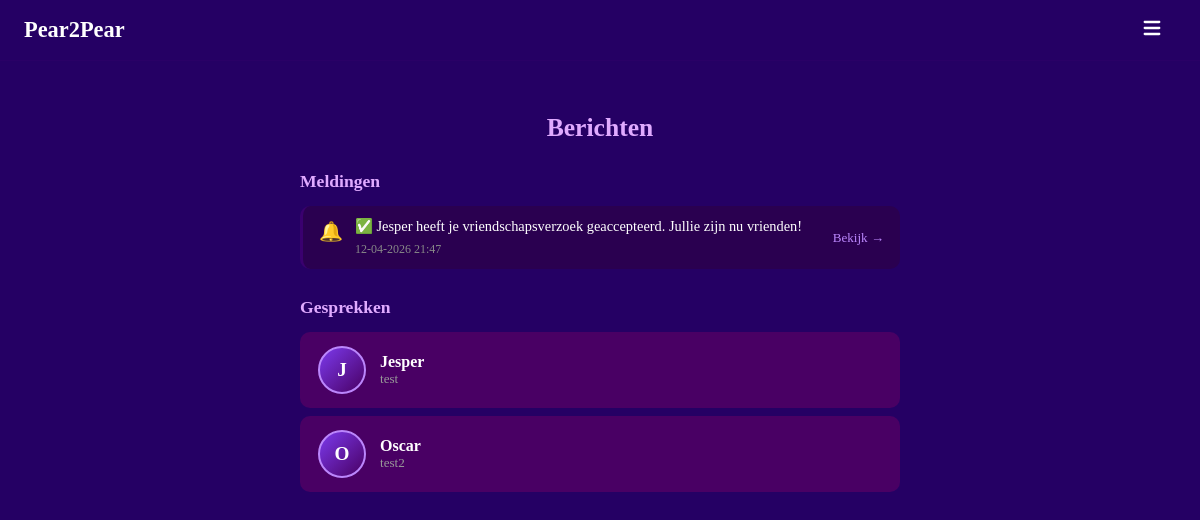
Before: /messages (signed in) with the older database file.
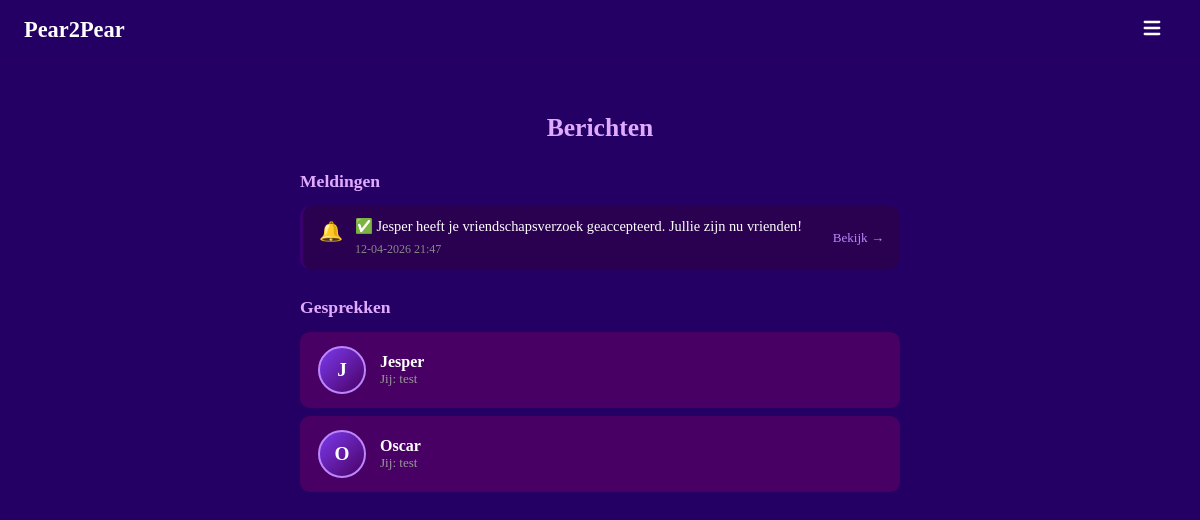
After: the same page with the newer database file.
### models.py (models this page shows, shortened)
class Message(db.Model):
    __tablename__ = "messages"
    id          = db.Column(db.Integer, primary_key=True)
    sender_id   = db.Column(db.Integer, db.ForeignKey("users.id"), nullable=False)
    receiver_id = db.Column(db.Integer, db.ForeignKey("users.id"), nullable=False)
    body        = db.Column(db.Text, nullable=False)
    read        = db.Column(db.Boolean, default=False)
    created_at  = db.Column(db.DateTime, default=datetime.utcnow)
    sender   = db.relationship("User", foreign_keys=[sender_id],   backref="sent_messages")
    receiver = db.relationship("User", foreign_keys=[receiver_id], backref="received_messages")

class User(UserMixin, db.Model):
    __tablename__ = "users"
    id            = db.Column(db.Integer, primary_key=True)
    username      = db.Column(db.String(30),  unique=True, nullable=False, index=True)
    email         = db.Column(db.String(120), unique=True, nullable=False, index=True)
    password_hash = db.Column(db.String(256), nullable=False)
    created_at    = db.Column(db.DateTime, default=datetime.utcnow, nullable=False)
    last_login    = db.Column(db.DateTime, default=datetime.utcnow, nullable=False)
    age            = db.Column(db.Integer,     nullable=True)
    avatar         = db.Column(db.String(200),   nullable=True)
    location       = db.Column(db.String(100), nullable=True)
    is_public      = db.Column(db.Boolean, default=True,  nullable=False)
    friends_public = db.Column(db.Boolean, default=False, nullable=False)
    sent_requests     = db.relationship("Friendship", foreign_keys=[Friendship.from_id], backref="from_user", lazy="dynamic")
    received_requests = db.relationship("Friendship", foreign_keys=[Friendship.to_id],   backref="to_user",   lazy="dynamic")
    notifications     = db.relationship("Notification", foreign_keys=[Notification.user_id], backref="owner", lazy="dynamic", order_by=Notification.created_at.desc())
    def pending_received(self):
        reqs = Friendship.query.filter_by(to_id=self.id, status="pending").all()
        return User.query.filter(User.id.in_([r.from_id for r in reqs])).all()
    def unread_message_count(self):
        return Message.query.filter_by(receiver_id=self.id, read=False).count()
    def unread_notification_count(self):
        return Notification.query.filter_by(user_id=self.id, read=False).count()
    def total_inbox_count(self):
        return self.unread_message_count() + self.unread_notification_count()

### main.py (the view)
    @app.route("/messages")
    @login_required
    def messages():
        notifs = current_user.notifications.all()
        for n in notifs:
            if not n.read:
                n.read = True
        db.session.commit()
        all_msgs = Message.query.filter(
            (Message.sender_id == current_user.id) | (Message.receiver_id == current_user.id)
        ).order_by(Message.created_at.desc()).all()
        conversations = {}
        for msg in all_msgs:
            partner_id = msg.receiver_id if msg.sender_id == current_user.id else msg.sender_id
            if partner_id not in conversations:
                conversations[partner_id] = {
                    "user":   db.session.get(User, partner_id),
                    "latest": msg,
                    "unread": 0,
                }
            if msg.receiver_id == current_user.id and not msg.read:
                conversations[partner_id]["unread"] += 1
        return render_template("messages.html", notifs=notifs, conversations=list(conversations.values()))

### templates/messages.html (shortened to what this page needs)
{% extends "base.html" %}
{% block content %}
<div class="messages-page">
    <h2 class="profiles-title">Berichten</h2>
    {% if notifs %}
    <div class="notif-section">
        <h3 class="section-title">Meldingen</h3>
        {% for n in notifs %}
        <div class="notif-item {% if not n.read %}notif-item--unread{% endif %}">
            <span class="notif-icon">🔔</span>
            <div class="notif-body">
                <p>{{ n.body }}</p>
                <span class="notif-time">{{ n.created_at.strftime('%d-%m-%Y %H:%M') }}</span>
            </div>
            {% if n.link %}
            <a href="{{ n.link }}" class="notif-link">Bekijk →</a>
            {% endif %}
        </div>
        {% endfor %}
    </div>
    {% endif %}
    <h3 class="section-title" style="margin-top:28px;">Gesprekken</h3>
    {% if conversations %}
    <div class="conversation-list">
        {% for conv in conversations %}
        <a href="/messages/{{ conv.user.id }}" class="conversation-item {% if conv.unread > 0 %}conversation-item--unread{% endif %}">
            <div class="conversation-item__avatar">{{ conv.user.username[0].upper() }}</div>
            <div class="conversation-item__body">
                <span class="conversation-item__name">{{ conv.user.username }}</span>
                <span class="conversation-item__preview">
                    {% if conv.latest.sender_id == current_user.id %}Jij: {% endif %}
                    {{ conv.latest.body[:60] }}{% if conv.latest.body|length > 60 %}…{% endif %}
                </span>
            </div>
        </a>
        {% endfor %}
    </div>
    {% else %}
        <p class="muted-center">Nog geen gesprekken. Klik op een profiel om iemand te beichten!</p>
    {% endif %}
</div>
{% endblock %}

Changed rows visible on the page:
no longer on this page (row unchanged): Message: latest "test2"
added Message: latest "test"
Other visible differences:
new list line: "Jij:"
new list line: "O Oscar"
list line gone: "O Oscar"
